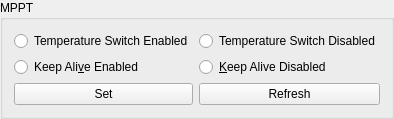
             <widget class="QGroupBox" name="MPPTGroupBox">
              <property name="title">
               <string>MPPT</string>
              </property>
              <layout class="QGridLayout" name="gridLayout_18">
               <item row="1" column="1">
                <widget class="QRadioButton" name="SatelliteConfig_MPPT_TemperatureSwitchDisabled_RadioButton">
                 <property name="text">
                  <string>Temperature Switch Disabled</string>
                 </property>
                 <attribute name="buttonGroup">
                  <string notr="true">buttonGroup_14</string>
                 </attribute>
                </widget>
               </item>
               <item row="2" column="1">
                <widget class="QRadioButton" name="SatelliteConfig_MPPT_KeepAliveDisabled_RadioButton">
                 <property name="text">
                  <string>&amp;Keep Alive Disabled</string>
                 </property>
                 <attribute name="buttonGroup">
                  <string notr="true">buttonGroup_15</string>
                 </attribute>
                </widget>
               </item>
               <item row="2" column="0">
                <widget class="QRadioButton" name="SatelliteConfig_MPPT_KeepAliveEnabled_RadioButton">
                 <property name="text">
                  <string>Keep Ali&amp;ve Enabled</string>
                 </property>
                 <attribute name="buttonGroup">
                  <string notr="true">buttonGroup_15</string>
                 </attribute>
                </widget>
               </item>
               <item row="1" column="0">
                <widget class="QRadioButton" name="SatelliteConfig_MPPT_TemperatureSwitchEnabled_RadioButton">
                 <property name="text">
                  <string>Temperature Switch Enabled</string>
                 </property>
                 <attribute name="buttonGroup">
                  <string notr="true">buttonGroup_14</string>
                 </attribute>
                </widget>
               </item>
               <item row="3" column="0">
                <widget class="QPushButton" name="SatelliteConfig_MPPT_Set_Button">
                 <property name="text">
                  <string>Set</string>
                 </property>
                </widget>
               </item>
               <item row="3" column="1">
                <widget class="QPushButton" name="SatelliteConfig_MPPT_Refresh_Button">
                 <property name="text">
                  <string>Refresh</string>
                 </property>
                </widget>
               </item>
              </layout>
             </widget>
